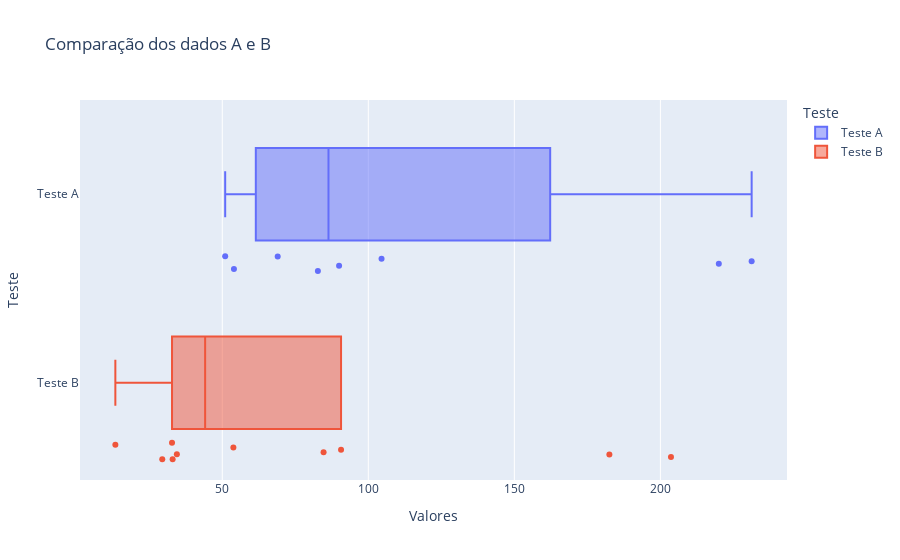
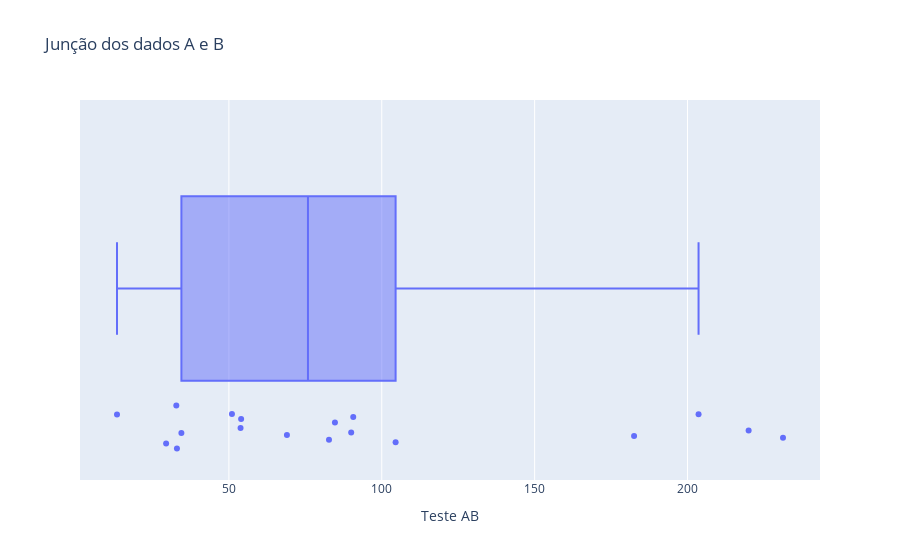

Source (notebook cell) for these figures, in order:
### Markdown cell above
#### Os dados de A e B tornaram-se mais concisos. Surgiram outliers; porém, esses valores, embora sejam considerados extremos, são esperados, pois se comportam de forma consistente com os demais dados.

### Code cell
coluna_valores_a = teste_a.columns[0]
coluna_valores_b = teste_b.columns[0]

df = pd.DataFrame({
    'Valores': pd.concat([teste_a[coluna_valores_a], teste_b[coluna_valores_b]], ignore_index=True),
    'Teste': ['Teste A'] * len(teste_a) + ['Teste B'] * len(teste_b)
})

fig = px.box(df, x='Valores', y='Teste', color='Teste', points='all',title='Comparação dos dados A e B')
fig.show()

fig = px.box(teste_ab,x='Teste AB',points='all',title='Junção dos dados A e B')
fig.show()

### Figure 1 — Plotly figure (JSON) as saved in the notebook; plotly's stock layout.template omitted (floating-point values rounded to 4 significant figures)
{"data": [{"alignmentgroup": "True", "boxpoints": "all", "hovertemplate": "Teste=%{y}<br>Valores=%{x}<extra></extra>", "legendgroup": "Teste A", "marker": {"color": "#636efa"}, "name": "Teste A", "notched": false, "offsetgroup": "Teste A", "orientation": "h", "showlegend": true, "type": "box", "x": [220, 54, 90, 51, 231.2, 104.5, 82.74, 68.98], "x0": " ", "xaxis": "x", "y": ["Teste A", "Teste A", "Teste A", "Teste A", "Teste A", "Teste A", "Teste A", "Teste A"], "y0": " ", "yaxis": "y"}, {"alignmentgroup": "True", "boxpoints": "all", "hovertemplate": "Teste=%{y}<br>Valores=%{x}<extra></extra>", "legendgroup": "Teste B", "marker": {"color": "#EF553B"}, "name": "Teste B", "notched": false, "offsetgroup": "Teste B", "orientation": "h", "showlegend": true, "type": "box", "x": [90.67, 13.4, 203.6, 84.69, 33.01, 32.8, 29.46, 34.46, 53.81, 182.5], "x0": " ", "xaxis": "x", "y": ["Teste B", "Teste B", "Teste B", "Teste B", "Teste B", "Teste B", "Teste B", "Teste B", "Teste B", "Teste B"], "y0": " ", "yaxis": "y"}], "layout": {"boxmode": "overlay", "legend": {"title": {"text": "Teste"}, "tracegroupgap": 0}, "title": {"text": "Comparação dos dados A e B"}, "xaxis": {"anchor": "y", "domain": [0, 1], "title": {"text": "Valores"}}, "yaxis": {"anchor": "x", "categoryarray": ["Teste B", "Teste A"], "categoryorder": "array", "domain": [0, 1], "title": {"text": "Teste"}}}}

### Figure 2 — Plotly figure (JSON) as saved in the notebook; plotly's stock layout.template omitted (floating-point values rounded to 4 significant figures)
{"data": [{"alignmentgroup": "True", "boxpoints": "all", "hovertemplate": "Teste AB=%{x}<extra></extra>", "legendgroup": "", "marker": {"color": "#636efa"}, "name": "", "notched": false, "offsetgroup": "", "orientation": "h", "showlegend": false, "type": "box", "x": [220, 54, 90, 51, 231.2, 104.5, 82.74, 68.98, 90.67, 13.4, 203.6, 84.69, 33.01, 32.8, 29.46, 34.46, 53.81, 182.5], "x0": " ", "xaxis": "x", "y0": " ", "yaxis": "y"}], "layout": {"boxmode": "group", "legend": {"tracegroupgap": 0}, "title": {"text": "Junção dos dados A e B"}, "xaxis": {"anchor": "y", "domain": [0, 1], "title": {"text": "Teste AB"}}, "yaxis": {"anchor": "x", "domain": [0, 1]}}}
